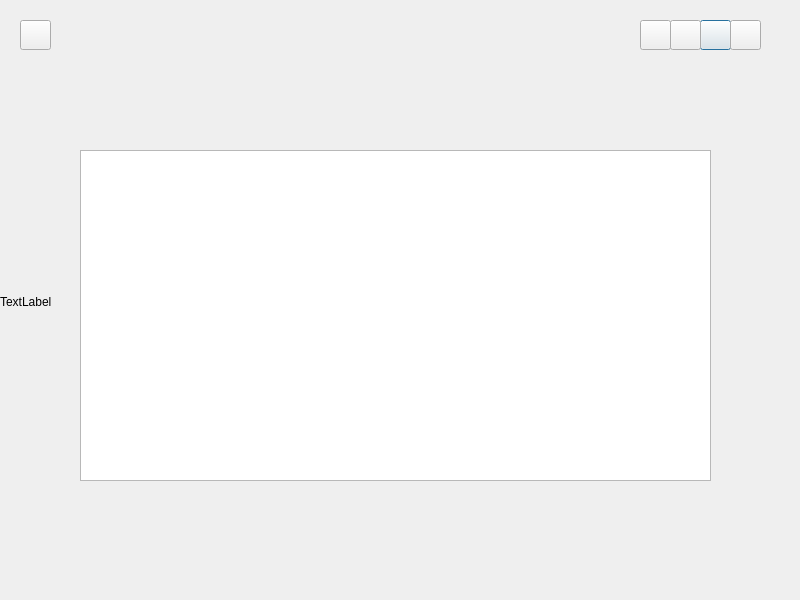
<?xml version="1.0" encoding="UTF-8"?>
<ui version="4.0">
 <class>SecDialog2</class>
 <widget class="QDialog" name="SecDialog2">
  <property name="geometry">
   <rect>
    <x>0</x>
    <y>0</y>
    <width>800</width>
    <height>600</height>
   </rect>
  </property>
  <property name="windowTitle">
   <string>Dialog</string>
  </property>
  <widget class="QListWidget" name="listWidget">
   <property name="geometry">
    <rect>
     <x>80</x>
     <y>150</y>
     <width>631</width>
     <height>331</height>
    </rect>
   </property>
  </widget>
  <widget class="QScrollBar" name="verticalScrollBar">
   <property name="geometry">
    <rect>
     <x>850</x>
     <y>260</y>
     <width>21</width>
     <height>331</height>
    </rect>
   </property>
   <property name="orientation">
    <enum>Qt::Vertical</enum>
   </property>
  </widget>
  <widget class="QPushButton" name="stu">
   <property name="geometry">
    <rect>
     <x>700</x>
     <y>20</y>
     <width>31</width>
     <height>30</height>
    </rect>
   </property>
   <property name="text">
    <string/>
   </property>
  </widget>
  <widget class="QPushButton" name="home">
   <property name="geometry">
    <rect>
     <x>20</x>
     <y>20</y>
     <width>31</width>
     <height>30</height>
    </rect>
   </property>
   <property name="text">
    <string/>
   </property>
  </widget>
  <widget class="QPushButton" name="course">
   <property name="geometry">
    <rect>
     <x>640</x>
     <y>20</y>
     <width>31</width>
     <height>30</height>
    </rect>
   </property>
   <property name="text">
    <string/>
   </property>
  </widget>
  <widget class="QPushButton" name="student_plus">
   <property name="geometry">
    <rect>
     <x>730</x>
     <y>20</y>
     <width>31</width>
     <height>30</height>
    </rect>
   </property>
   <property name="text">
    <string/>
   </property>
  </widget>
  <widget class="QPushButton" name="course_plus">
   <property name="geometry">
    <rect>
     <x>670</x>
     <y>20</y>
     <width>31</width>
     <height>30</height>
    </rect>
   </property>
   <property name="text">
    <string/>
   </property>
  </widget>
  <widget class="QLabel" name="back_label">
   <property name="geometry">
    <rect>
     <x>0</x>
     <y>1</y>
     <width>801</width>
     <height>601</height>
    </rect>
   </property>
   <property name="text">
    <string>TextLabel</string>
   </property>
  </widget>
  <zorder>back_label</zorder>
  <zorder>listWidget</zorder>
  <zorder>verticalScrollBar</zorder>
  <zorder>stu</zorder>
  <zorder>home</zorder>
  <zorder>course</zorder>
  <zorder>student_plus</zorder>
  <zorder>course_plus</zorder>
 </widget>
 <resources/>
 <connections/>
</ui>
